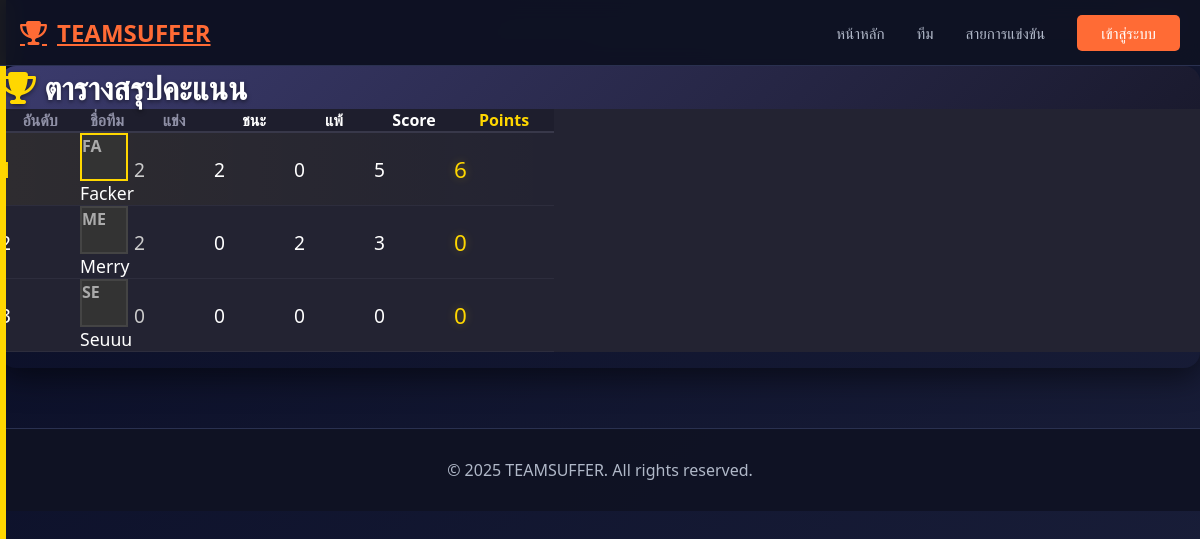
/tournaments/2/standings/, run on an earlier commit of the app's database.
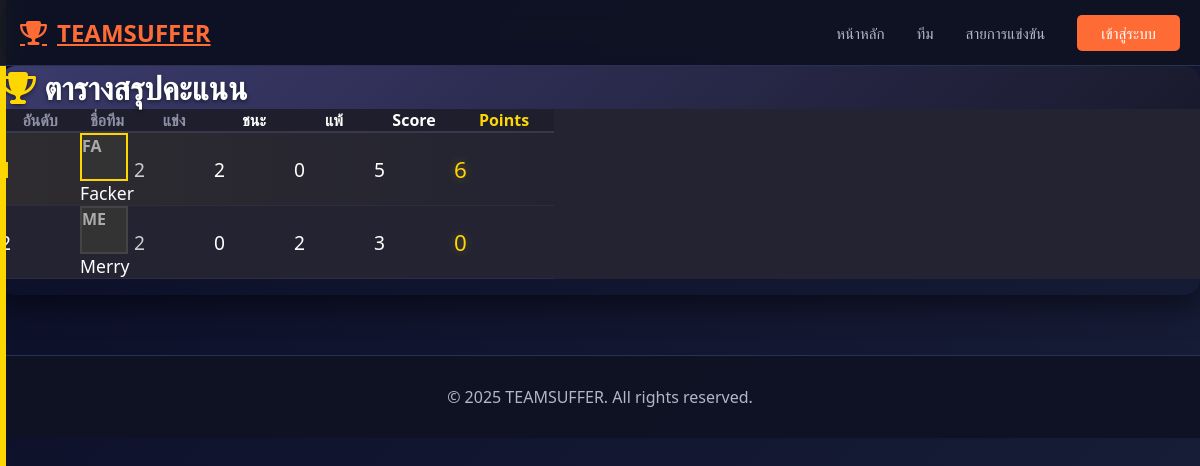
And on a later commit of the database.
### teams/models.py (models this page shows, shortened)
class Team(models.Model):
    name = models.CharField(max_length=100)
    description = models.TextField(blank=True)
    logo = models.ImageField(upload_to='teams/logos/', blank=True, null=True)
    logo_url = models.URLField(blank=True)
    join_code = models.CharField(max_length=32, blank=True, null=True)
    created_by = models.ForeignKey(
        settings.AUTH_USER_MODEL,        # ใช้ User ของ Django
        on_delete=models.CASCADE,        # ถ้าลบ user นี้ ทีมที่สร้างโดย user นี้จะถูกลบด้วย
        related_name='teams_created'     # ใช้เข้าถึงจาก user.teams_created
    )
    STATUS_CHOICES = [
        ('active', 'Active'),
        ('disbanded', 'Disbanded'),
        ('pending', 'Pending'),
    ]
    status = models.CharField(
        max_length=20,
        choices=STATUS_CHOICES,
        default='active',
    )
    game = models.ForeignKey(
        'tournaments.Game',
        on_delete=models.SET_NULL,
        null=True,
        blank=True,
        related_name='teams'
    )
    created_at = models.DateTimeField(auto_now_add=True)  # เซ็ตตอนสร้างครั้งแรก
    updated_at = models.DateTimeField(auto_now=True)      # อัปเดตทุกครั้งที่ save()

### tournaments/views.py (the view, shortened to what this page needs)
# urls.py: path('tournaments/<int:pk>/standings/', tournaments_views.tournament_standings_view, name='tournament_standings'),
def tournament_standings_view(request, pk):
    tournament = get_object_or_404(Tournament, pk=pk)
    is_admin = request.user.is_authenticated and (request.user == tournament.created_by or request.user.is_superuser)
    standings = list_standings(tournament, include_pending=True)
    return render(request, 'tournaments/standings.html', {
        'tournament': tournament,
        'standings': standings,
        'is_admin': is_admin
    })

### templates/tournaments/standings.html (shortened to what the changed rows need)
{% extends 'base.html' %}
{% load static %}
{% block content %}
<div class="container py-5">
    <div class="row justify-content-center">
        <div class="col-10 col-md-10 col-lg-8 col-xl-7">
            <div class="standings-card mb-4"
                style="border-radius: 16px; overflow: hidden; box-shadow: 0 10px 30px rgba(0,0,0,0.5);">
                <div class="card-header p-4 p-md-5 d-flex justify-content-between align-items-center flex-wrap gap-3"
                    style="background: linear-gradient(135deg, #3b3b6d 0%, #1a1a2e 100%); border-bottom: none;">
                    <h2 class="m-0 text-white fw-bold d-inline-flex align-items-center gap-3"
                        style="font-size: 2rem; text-shadow: 0 2px 4px rgba(0,0,0,0.5);">
                        <i class="fas fa-trophy" style="color: #ffd700;"></i> ตารางสรุปคะแนน
                    </h2>
                </div>
                <div class="card-body p-0" style="background-color: #232332;">
                        <div class="table-responsive">
                            <table class="table mb-0 text-white" style="border-collapse: separate; border-spacing: 0;">
                                <thead>
                                    <tr style="background-color: #1e1e2d;">
                                        <th class="py-4 text-center fw-bold align-middle"
                                            style="width: 80px; font-size: 1rem; color: #8f90a6; border-bottom: 2px solid #38384a;">
                                            อันดับ</th>
                                        <th class="py-4 fw-bold align-middle"
                                            style="font-size: 1rem; color: #8f90a6; border-bottom: 2px solid #38384a;">
                                            ชื่อทีม</th>
                                        <th class="py-4 text-center fw-bold align-middle"
                                            style="width: 80px; font-size: 1rem; color: #8f90a6; border-bottom: 2px solid #38384a;">
                                            แข่ง</th>
                                        <th class="py-4 text-center fw-bold text-success align-middle"
                                            style="width: 80px; font-size: 1rem; border-bottom: 2px solid #38384a;">
                                            ชนะ
                                        </th>
                                        <th class="py-4 text-center fw-bold text-danger align-middle"
                                            style="width: 80px; font-size: 1rem; border-bottom: 2px solid #38384a;">
                                            แพ้
                                        </th>
                                        <th class="py-4 text-center fw-bold text-info align-middle"
                                            style="width: 80px; font-size: 1rem; border-bottom: 2px solid #38384a;">
                                            Score
                                        </th>
                                        <th class="py-4 text-center fw-bold align-middle"
                                            style="width: 100px; font-size: 1rem; color: #ffd700; border-bottom: 2px solid #38384a;">
                                            Points</th>
                                    </tr>
                                </thead>
                                <tbody>
                                    {% for row in standings %}
                                    <tr style="transition: all 0.3s ease;" class="align-middle">
                                        <td class="py-3 text-center fw-bold position-relative align-middle"
                                            style="font-size: 1.2rem; border-bottom: 1px solid #2d2d3d; {% if forloop.first %}color: #ffd700; font-size: 1.4rem;{% else %}color: #fff;{% endif %}">
                                            {% if forloop.first %}
                                            <div
                                                style="position: absolute; left: 0; top: 0; bottom: 0; width: 6px; background-color: #ffd700;">
                                            </div>
                                            {% endif %}
                                            {{ row.rank }}
                                        </td>
                                        <td class="py-3 align-middle" style="border-bottom: 1px solid #2d2d3d;">
                                            <div class="d-flex align-items-center gap-3 flex-nowrap">
                                                {% if row.team.logo_url %}
                                                <img src="{{ row.team.logo_url }}" alt=""
                                                    class="rounded-circle shadow-sm flex-shrink-0"
                                                    style="width: 48px; height: 48px; object-fit: cover; border: 2px solid {% if forloop.first %}#ffd700{% else %}#444{% endif %};">
                                                {% else %}
                                                <div class="rounded-circle d-flex align-items-center justify-content-center shadow-sm flex-shrink-0"
                                                    style="width: 48px; height: 48px; background: #333; color: #aaa; font-weight: bold; font-size: 1rem; border: 2px solid {% if forloop.first %}#ffd700{% else %}#444{% endif %};">
                                                    {{ row.team.name|slice:":2"|upper }}
                                                </div>
                                                {% endif %}
                                                {% if is_admin %}
                                                <div class="d-flex align-items-center flex-grow-1">
                                                    <input type="text" name="team_name_{{ row.reg_id }}"
                                                        value="{{ row.team.name }}"
                                                        class="form-control form-control-sm bg-dark text-white border-secondary fw-bold"
                                                        style="min-width: 150px;">
                                                    {% if row.status != 'approved' %}
                                                    <span class="badge bg-warning text-dark ms-2"
                                                        style="font-size:0.6rem;">Pending</span>
                                                    {% endif %}
                                                </div>
                                                {% else %}
                                                <span class="fw-bold text-truncate" style="font-size: 1.1rem; max-width: 200px;">
                                                    {{ row.team.name }}
                                                </span>
                                                {% endif %}
                                            </div>
                                        </td>
                                        {% if is_admin %}
                                        <td class="py-3 text-center align-middle" style="border-bottom: 1px solid #2d2d3d;">
                                            <input type="number" name="played_{{ row.reg_id }}"
                                                value="{% if row.is_manual %}{{ row.played }}{% endif %}"
                                                placeholder="{{ row.played }}"
                                                class="form-control form-control-sm text-center bg-dark text-white border-secondary"
                                                style="width: 70px; margin: 0 auto;">
                                        </td>
                                        <td class="py-3 text-center align-middle" style="border-bottom: 1px solid #2d2d3d;">
                                            <input type="number" name="won_{{ row.reg_id }}"
                                                value="{% if row.is_manual %}{{ row.won }}{% endif %}"
                                                placeholder="{{ row.won }}"
                                                class="form-control form-control-sm text-center bg-dark text-white border-secondary"
                                                style="width: 70px; margin: 0 auto;">
                                        </td>
                                        <td class="py-3 text-center align-middle" style="border-bottom: 1px solid #2d2d3d;">
                                            <input type="number" name="lost_{{ row.reg_id }}"
                                                value="{% if row.is_manual %}{{ row.lost }}{% endif %}"
                                                placeholder="{{ row.lost }}"
                                                class="form-control form-control-sm text-center bg-dark text-white border-secondary"
                                                style="width: 70px; margin: 0 auto;">
                                        </td>
                                        <td class="py-3 text-center align-middle" style="border-bottom: 1px solid #2d2d3d;">
                                            <input type="number" name="score_{{ row.reg_id }}"
                                                value="{% if row.is_manual %}{{ row.score }}{% endif %}"
                                                placeholder="{{ row.score }}"
                                                class="form-control form-control-sm text-center bg-dark text-white border-secondary"
                                                style="width: 70px; margin: 0 auto;">
                                        </td>
                                        <td class="py-3 text-center align-middle" style="border-bottom: 1px solid #2d2d3d;">
                                            <input type="number" name="points_{{ row.reg_id }}"
                                                value="{% if row.is_manual %}{{ row.points }}{% endif %}"
                                                placeholder="{{ row.points }}"
                                                class="form-control form-control-sm text-center bg-dark text-warning border-warning"
                                                style="width: 70px; margin: 0 auto;">
                                        </td>
                                        {% else %}
                                        <td class="py-3 text-center align-middle"
                                            style="font-size: 1.2rem; color: #ccc; border-bottom: 1px solid #2d2d3d;">
                                            {{ row.played }}
                                        </td>
                                        <td class="py-3 text-center fw-bold text-success align-middle"
                                            style="font-size: 1.2rem; border-bottom: 1px solid #2d2d3d;">
                                            {{ row.won }}
                                        </td>
                                        <td class="py-3 text-center fw-bold text-danger align-middle"
                                            style="font-size: 1.2rem; border-bottom: 1px solid #2d2d3d;">
                                            {{ row.lost }}
                                        </td>
                                        <td class="py-3 text-center fw-bold text-info align-middle"
                                            style="font-size: 1.2rem; border-bottom: 1px solid #2d2d3d;">
                                            {{ row.score }}
                                        </td>
                                        <td class="py-3 text-center fw-bold align-middle"
                                            style="font-size: 1.4rem; color: #ffd700; border-bottom: 1px solid #2d2d3d; text-shadow: 0 0 10px rgba(255, 215, 0, 0.3);">
                                            {{ row.points }}
                                        </td>
                                        {% endif %}
                                    </tr>
                                    {% endfor %}
                                </tbody>
                            </table>
                        </div>
                </div>
            </div>
        </div>
    </div>
</div>
{% endblock %}

What changed in the data, as far as the page shows it:
removed Team: team.name "SE", team.name "Seuuu", played "0", won "0", lost "0", score "0", points "0"
